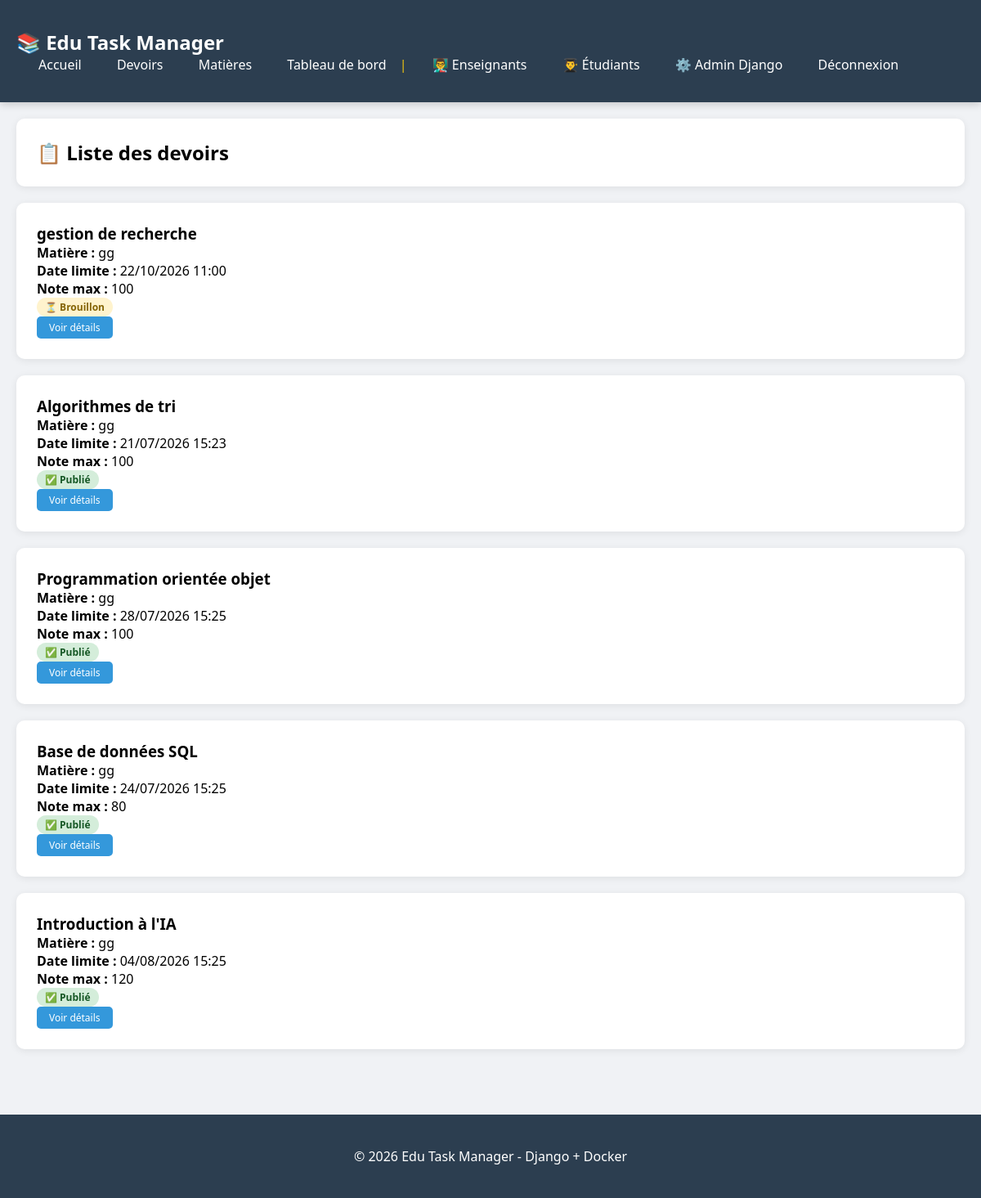
/assignments/ (signed in), run on the app's committed database.
### assignments/models.py (models this page shows, shortened)
class Assignment(models.Model):
    class Type(models.TextChoices):
        HOMEWORK = 'homework', 'Devoir'
        EXAM = 'exam', 'Examen'
        PROJECT = 'project', 'Projet'
        QUIZ = 'quiz', 'Quiz'
        LAB = 'lab', 'TP'
    class Difficulty(models.TextChoices):
        BEGINNER = 'beginner', 'Débutant'
        INTERMEDIATE = 'intermediate', 'Intermédiaire'
        ADVANCED = 'advanced', 'Avancé'
        EXPERT = 'expert', 'Expert'
    title = models.CharField(max_length=200)
    description = models.TextField(blank=True)
    assignment_type = models.CharField(max_length=20, choices=Type.choices, default=Type.HOMEWORK)
    difficulty_level = models.CharField(max_length=20, choices=Difficulty.choices, default=Difficulty.INTERMEDIATE)
    max_score = models.IntegerField(default=100)
    passing_score = models.IntegerField(default=50)
    submission_deadline = models.DateTimeField()
    estimated_duration = models.IntegerField(default=60)
    is_mandatory = models.BooleanField(default=True)
    is_published = models.BooleanField(default=False)
    instructions = models.TextField(blank=True)
    attachments = models.JSONField(default=list, blank=True)
    discipline = models.ForeignKey(Discipline, on_delete=models.CASCADE, related_name='assignments')
    teacher = models.ForeignKey('users.Teacher', on_delete=models.CASCADE, related_name='assignments')
    created_at = models.DateTimeField(auto_now_add=True)
    updated_at = models.DateTimeField(auto_now=True)

class Discipline(models.Model):
    name = models.CharField(max_length=100)
    code = models.CharField(max_length=20, unique=True)
    description = models.TextField(blank=True)
    ects_credits = models.IntegerField(default=0)
    semester = models.CharField(max_length=10, blank=True)
    teacher = models.ForeignKey('users.Teacher', on_delete=models.SET_NULL, null=True, blank=True, related_name='disciplines')
    is_active = models.BooleanField(default=True)
    created_at = models.DateTimeField(auto_now_add=True)
    updated_at = models.DateTimeField(auto_now=True)

### assignments/views.py (the view)
# urls.py: path('', views.assignment_list, name='list'),
@login_required
def assignment_list(request):
    if request.user.is_teacher and hasattr(request.user, 'teacher_profile'):
        assignments = Assignment.objects.filter(teacher=request.user.teacher_profile)
    elif request.user.is_admin:
        assignments = Assignment.objects.all()
    else:
        assignments = Assignment.objects.filter(is_published=True)
    return render(request, 'assignments/list.html', {'assignments': assignments})

### users/models.py (called while the page is built)
    @property
    def is_admin(self):
        return self.role == self.Role.ADMIN

    @property
    def is_teacher(self):
        return self.role == self.Role.TEACHER

### templates/assignments/list.html (shortened to what this page needs)
{% extends 'base.html' %}
{% block content %}
<div class="card">
    <div style="display: flex; justify-content: space-between; align-items: center;">
        <h2>📋 Liste des devoirs</h2>
    </div>
</div>
{% for assignment in assignments %}
<div class="card">
    <h3>{{ assignment.title }}</h3>
    <p><strong>Matière :</strong> {{ assignment.discipline.name }}</p>
    <p><strong>Date limite :</strong> {{ assignment.submission_deadline|date:"d/m/Y H:i" }}</p>
    <p><strong>Note max :</strong> {{ assignment.max_score }}</p>
    <p>
        <span class="badge {% if assignment.is_published %}badge-success{% else %}badge-warning{% endif %}">
            {% if assignment.is_published %}✅ Publié{% else %}⏳ Brouillon{% endif %}
        </span>
    </p>
    <a href="{% url 'assignments:detail' assignment.pk %}" class="btn btn-primary btn-sm">Voir détails</a>
</div>
{% empty %}
<div class="card">
    <p style="text-align: center; color: #666;">Aucun devoir disponible pour le moment.</p>
</div>
{% endfor %}
{% endblock %}

### templates/base.html (style rules this page uses)
* { margin: 0; padding: 0; box-sizing: border-box; }
body { font-family: 'Segoe UI', Arial, sans-serif; background: #f0f2f5; }
.card { background: white; padding: 25px; border-radius: 10px; box-shadow: 0 2px 10px rgba(0,0,0,0.08); margin-bottom: 20px; }
.btn { display: inline-block; padding: 10px 25px; border-radius: 5px; text-decoration: none; color: white; border: none; cursor: pointer; font-size: 14px; transition: 0.3s; }
.btn-primary { background: #3498db; }
.btn-sm { padding: 5px 15px; font-size: 12px; }
.badge { display: inline-block; padding: 3px 10px; border-radius: 20px; font-size: 12px; font-weight: 600; }
.badge-success { background: #d4edda; color: #155724; }
.badge-warning { background: #fff3cd; color: #856404; }

### data on the page
Assignment: title "gestion de recherche", discipline.name "gg", submission_deadline "22/10/2026 11:00", max_score "100", is_published "⏳ Brouillon"
Assignment: title "Algorithmes de tri", discipline.name "gg", submission_deadline "21/07/2026 15:23", max_score "100", is_published "✅ Publié"
Assignment: title "Programmation orientée objet", discipline.name "gg", submission_deadline "28/07/2026 15:25", max_score "100", is_published "✅ Publié"
Assignment: title "Base de données SQL", discipline.name "gg", submission_deadline "24/07/2026 15:25", max_score "80", is_published "✅ Publié"
Assignment: title "Introduction à l'IA", discipline.name "gg", submission_deadline "04/08/2026 15:25", max_score "120", is_published "✅ Publié"
